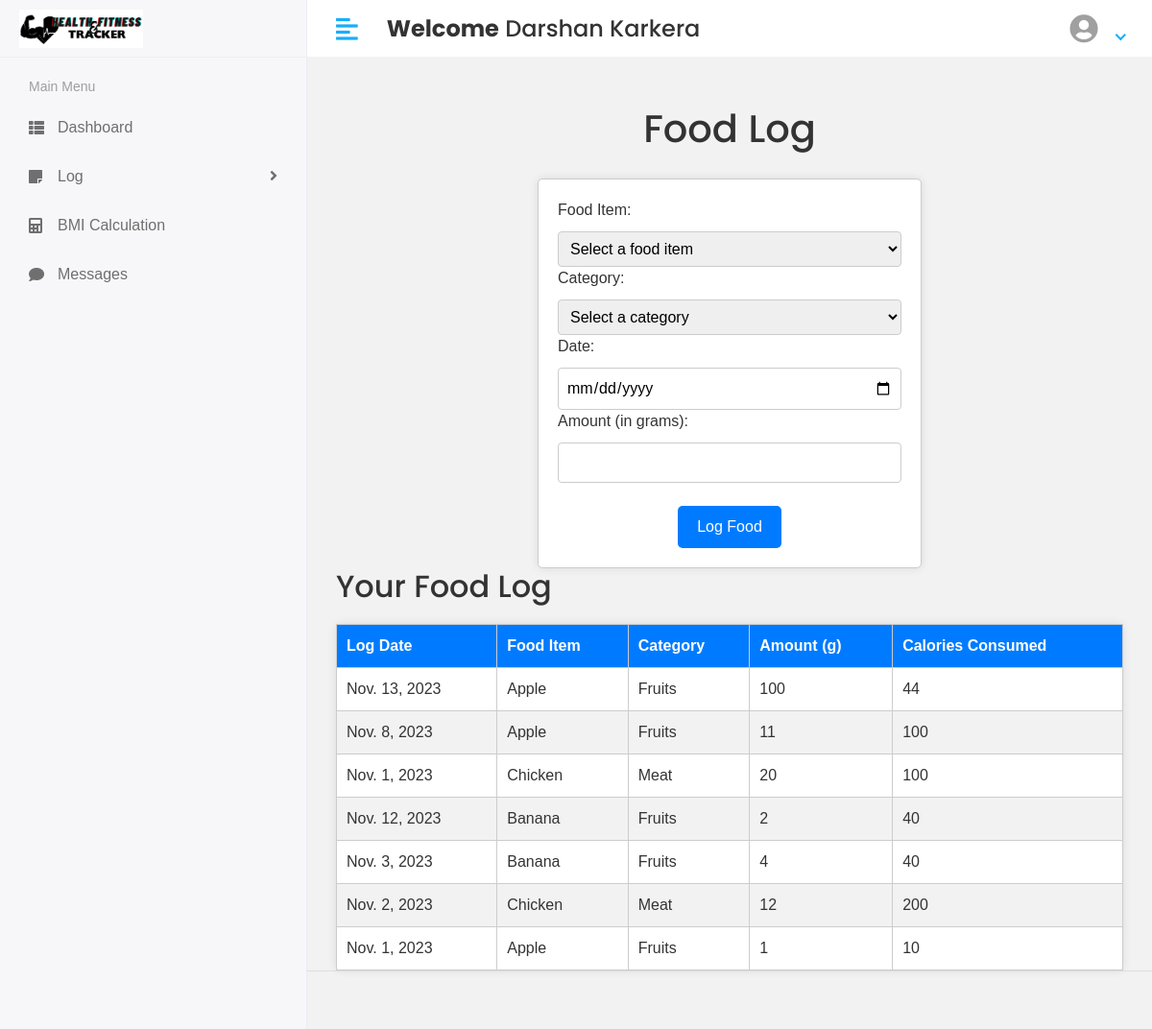
The page /User/log/food_log (signed in) on the database as committed earlier.
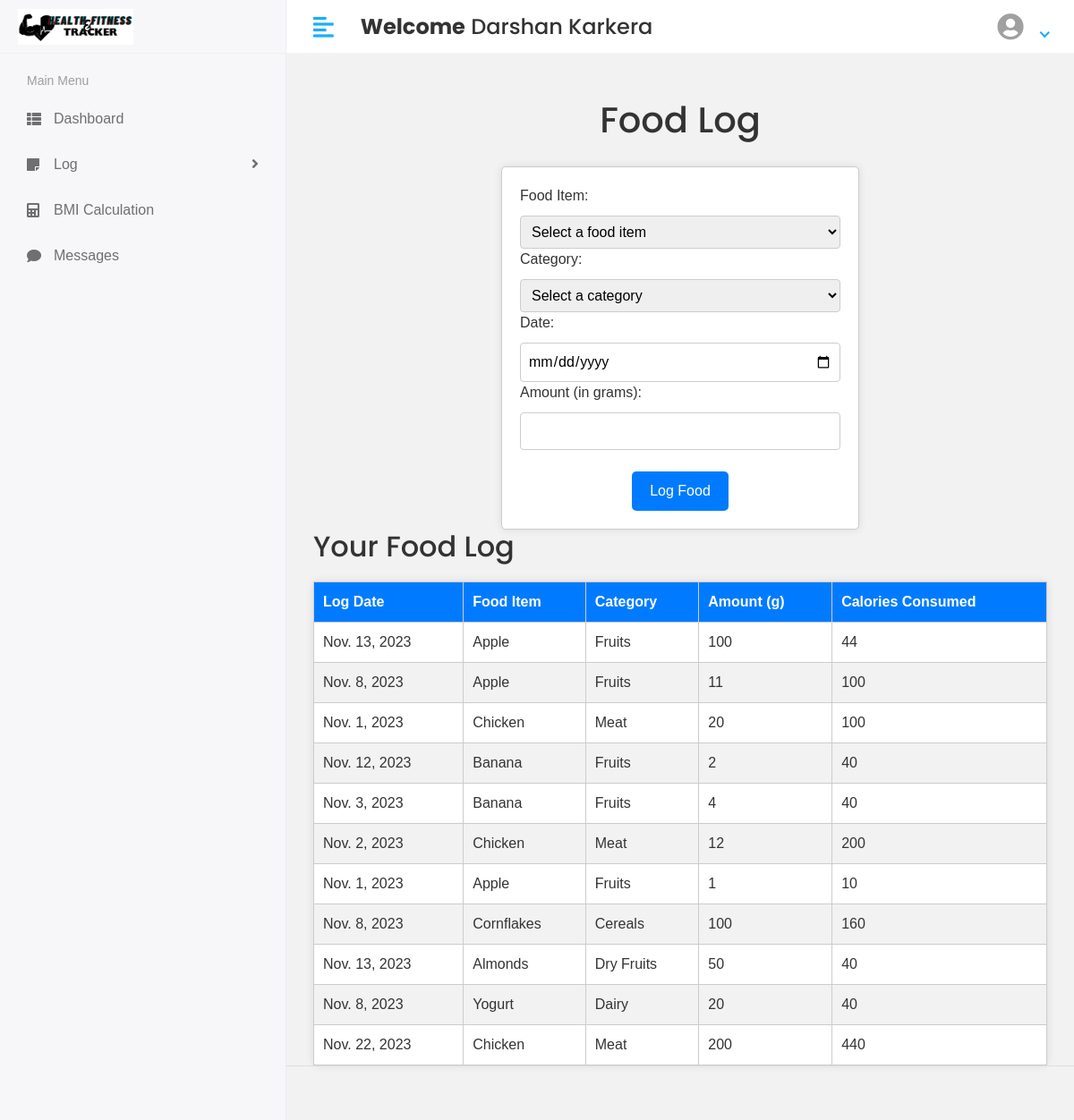
The same page on the database as committed later.
### app/models.py (models this page shows, shortened)
class FoodLog(models.Model):
    user = models.ForeignKey('CustomUser', on_delete=models.CASCADE)
    food = models.ForeignKey(FoodItem, on_delete=models.CASCADE)
    category = models.ForeignKey(FoodCategory, on_delete=models.CASCADE, null=True, blank=True)
    log_date = models.DateField()
    amount_g = models.PositiveIntegerField()
    calories_consumed = models.PositiveIntegerField()

class FoodItem(models.Model):
    name = models.CharField(max_length=100)
    category = models.ForeignKey(FoodCategory, on_delete=models.CASCADE)
    calories = models.PositiveIntegerField()

class FoodCategory(models.Model):
    category_name = models.CharField(max_length=100)

### health_and_fitness_tracker/user_views.py (the view)
# urls.py: path('User/log/food_log', user_views.FOOD_LOG, name='food_log'),
@login_required(login_url='/')
def FOOD_LOG(request):
    food = FoodLog.objects.all()
    categories = FoodCategory.objects.all()
    food_item = FoodItem.objects.all()
    return render(request, 'User/food_log.html', {
        "food": food,
        "categories": categories,
        "food_item": food_item
    })

### template/User/food_log.html (shortened to what this page needs)
{% extends "base.html" %}
{% load static %}
{% block content %}
    <h1>Food Log</h1>
    <form method="post" action="{% url 'log_food' %}">
        <label for="food">Food Item:</label>
            <select name="food" id="id_food" required>
                <option value="" disabled selected>Select a food item</option>
            </select>
     <label for="category">Category:</label>
        <select name="category" id="id_category" required>
            <option value="" disabled selected>Select a category</option>
        </select>
    <label for="log_date">Date:</label>
        <input type="date" id="log_date" name="log_date" required="required">
        <label for="amount_g">Amount (in grams):</label>
        <input type="number" id="amount_g" name="amount_g" min="0" step="1">
        <br><br>
        <button type="submit">Log Food</button>
    </form>
    <h2>Your Food Log</h2>
    <table>
        <thead>
            <tr>
                <th>Log Date</th>
                <th>Food Item</th>
                <th>Category</th>
                <th>Amount (g)</th>
                <th>Calories Consumed</th>
            </tr>
        </thead>
        <tbody>
            {% for log in food %}
                <tr>
                    <td>{{ log.log_date }}</td>
                    <td>{{ log.food.name }}</td>
                    <td>{{ log.category.category_name }}</td>
                    <td>{{ log.amount_g }}</td>
                    <td>{{ log.calories_consumed }}</td>
                </tr>
            {% endfor %}
        </tbody>
    </table>
{% endblock %}

Rows that differ between the two databases and show on the page:
added FoodLog: log_date "Nov. 8, 2023", food.name "Cornflakes", category.category_name "Cereals", amount_g "100", calories_consumed "160"
added FoodLog: log_date "Nov. 13, 2023", food.name "Almonds", category.category_name "Dry Fruits", amount_g "50", calories_consumed "40"
added FoodLog: log_date "Nov. 8, 2023", food.name "Yogurt", category.category_name "Dairy", amount_g "20", calories_consumed "40"
added FoodLog: log_date "Nov. 22, 2023", food.name "Chicken", category.category_name "Meat", amount_g "200", calories_consumed "440"
